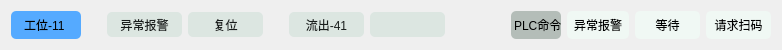
  <widget class="QWidget" name="layoutWidget_11">
   <property name="geometry">
    <rect>
     <x>20</x>
     <y>529</y>
     <width>781</width>
     <height>30</height>
    </rect>
   </property>
   <layout class="QGridLayout" name="gridLayout_11">
    <item row="0" column="6">
     <spacer name="horizontalSpacer_33">
      <property name="orientation">
       <enum>Qt::Horizontal</enum>
      </property>
      <property name="sizeType">
       <enum>QSizePolicy::Fixed</enum>
      </property>
      <property name="sizeHint" stdset="0">
       <size>
        <width>20</width>
        <height>20</height>
       </size>
      </property>
     </spacer>
    </item>
    <item row="0" column="15">
     <widget class="QLabel" name="lb_Wait_11">
      <property name="minimumSize">
       <size>
        <width>65</width>
        <height>25</height>
       </size>
      </property>
      <property name="styleSheet">
       <string notr="true">border-radius: 5px;
background-color: rgb(240, 248, 244);</string>
      </property>
      <property name="text">
       <string>等待</string>
      </property>
      <property name="alignment">
       <set>Qt::AlignCenter</set>
      </property>
     </widget>
    </item>
    <item row="0" column="2">
     <widget class="QLabel" name="lb_WorkStation_11">
      <property name="minimumSize">
       <size>
        <width>70</width>
        <height>28</height>
       </size>
      </property>
      <property name="styleSheet">
       <string notr="true">border-radius: 5px;
background-color: rgb(85, 170, 255);</string>
      </property>
      <property name="text">
       <string>工位-11 </string>
      </property>
      <property name="alignment">
       <set>Qt::AlignCenter</set>
      </property>
     </widget>
    </item>
    <item row="0" column="14">
     <widget class="QLabel" name="lb_Error_11">
      <property name="minimumSize">
       <size>
        <width>62</width>
        <height>25</height>
       </size>
      </property>
      <property name="styleSheet">
       <string notr="true">border-radius: 5px;
background-color: rgb(240, 248, 244);</string>
      </property>
      <property name="text">
       <string>异常报警</string>
      </property>
      <property name="alignment">
       <set>Qt::AlignCenter</set>
      </property>
     </widget>
    </item>
    <item row="0" column="13">
     <widget class="QLabel" name="label_14">
      <property name="minimumSize">
       <size>
        <width>50</width>
        <height>25</height>
       </size>
      </property>
      <property name="styleSheet">
       <string notr="true">border-radius: 5px;
background-color: rgb(180, 189, 184);</string>
      </property>
      <property name="text">
       <string> PLC命令</string>
      </property>
      <property name="alignment">
       <set>Qt::AlignCenter</set>
      </property>
     </widget>
    </item>
    <item row="0" column="16">
     <widget class="QLabel" name="lb_RequestCode_11">
      <property name="minimumSize">
       <size>
        <width>65</width>
        <height>25</height>
       </size>
      </property>
      <property name="styleSheet">
       <string notr="true">border-radius: 5px;
background-color: rgb(240, 248, 244);</string>
      </property>
      <property name="text">
       <string>请求扫码</string>
      </property>
      <property name="alignment">
       <set>Qt::AlignCenter</set>
      </property>
     </widget>
    </item>
    <item row="0" column="4">
     <widget class="QPushButton" name="pb_Error_11">
      <property name="minimumSize">
       <size>
        <width>75</width>
        <height>25</height>
       </size>
      </property>
      <property name="styleSheet">
       <string notr="true">background: rgb(220, 230, 225);
border-color: rgb(0, 0, 0);
border-radius: 5px;
color:rgb(24, 28, 27);</string>
      </property>
      <property name="text">
       <string>异常报警</string>
      </property>
     </widget>
    </item>
    <item row="0" column="10">
     <widget class="QPushButton" name="pb_CmdA_11">
      <property name="minimumSize">
       <size>
        <width>75</width>
        <height>25</height>
       </size>
      </property>
      <property name="styleSheet">
       <string notr="true">background: rgb(220, 230, 225);
border-color: rgb(0, 0, 0);
border-radius: 5px;
color:rgb(24, 28, 27);</string>
      </property>
      <property name="text">
       <string>流出-41</string>
      </property>
     </widget>
    </item>
    <item row="0" column="3">
     <spacer name="horizontalSpacer_32">
      <property name="orientation">
       <enum>Qt::Horizontal</enum>
      </property>
      <property name="sizeType">
       <enum>QSizePolicy::Fixed</enum>
      </property>
      <property name="sizeHint" stdset="0">
       <size>
        <width>20</width>
        <height>20</height>
       </size>
      </property>
     </spacer>
    </item>
    <item row="0" column="12">
     <spacer name="horizontalSpacer_34">
      <property name="orientation">
       <enum>Qt::Horizontal</enum>
      </property>
      <property name="sizeType">
       <enum>QSizePolicy::Fixed</enum>
      </property>
      <property name="sizeHint" stdset="0">
       <size>
        <width>60</width>
        <height>20</height>
       </size>
      </property>
     </spacer>
    </item>
    <item row="0" column="5">
     <widget class="QPushButton" name="pb_Reset_11">
      <property name="minimumSize">
       <size>
        <width>75</width>
        <height>25</height>
       </size>
      </property>
      <property name="styleSheet">
       <string notr="true">background: rgb(220, 230, 225);
border-color: rgb(0, 0, 0);
border-radius: 5px;
color:rgb(24, 28, 27);</string>
      </property>
      <property name="text">
       <string>复位</string>
      </property>
     </widget>
    </item>
    <item row="0" column="11">
     <widget class="QPushButton" name="pb_CmdB_11">
      <property name="minimumSize">
       <size>
        <width>75</width>
        <height>25</height>
       </size>
      </property>
      <property name="styleSheet">
       <string notr="true">background: rgb(220, 230, 225);
border-color: rgb(0, 0, 0);
border-radius: 5px;
color:rgb(24, 28, 27);</string>
      </property>
      <property name="text">
       <string/>
      </property>
     </widget>
    </item>
   </layout>
  </widget>
